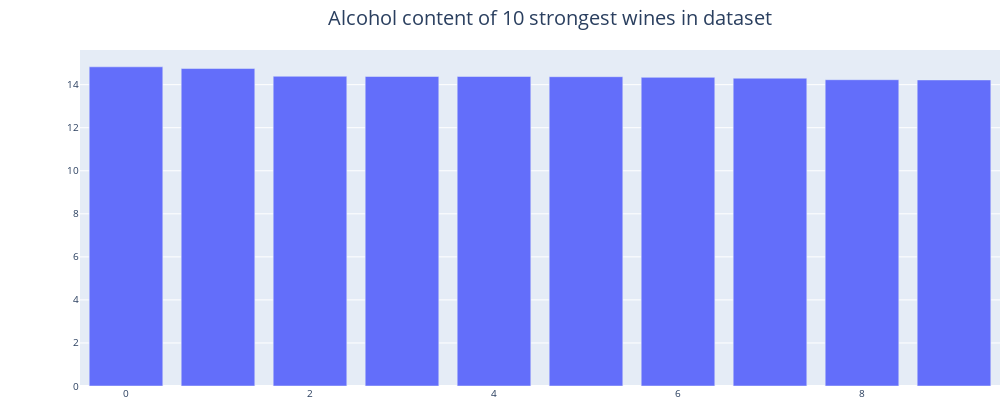

Here is the notebook cell this chart was saved with:
### Markdown cell above
<h3> Simple bar chart with <code>go.Bar</code> </h3>

### Code cell
wine_data = load_wine()
wine_df = pd.DataFrame(wine_data.data, columns=wine_data.feature_names)

wine_df.head()
print("Shape of wine-dataframe: {}".format(wine_df.shape))

wine_fig = go.Figure()

_ = wine_fig.add_trace(
    go.Bar(
        y = wine_df.sort_values(by='alcohol', ascending=False).iloc[:10]['alcohol'],
    )
)

wine_layout = go.Layout(
    width=1000, height=400,
    font=dict(size=10),
    title=dict(text='Alcohol content of 10 strongest wines in dataset', x=0.55,
               font=dict(size=20)
              ),
    margin=go.layout.Margin(l=80, r=0, b=0, t=50,),
)

_ = wine_fig.update_layout(wine_layout)

wine_fig.show()

### Figure 1 — Plotly figure (JSON) as saved in the notebook; plotly's stock layout.template omitted (floating-point values rounded to 4 significant figures)
{"data": [{"type": "bar", "y": [14.83, 14.75, 14.39, 14.38, 14.38, 14.37, 14.34, 14.3, 14.23, 14.22]}], "layout": {"font": {"size": 10}, "height": 400, "margin": {"b": 0, "l": 80, "r": 0, "t": 50}, "title": {"font": {"size": 20}, "text": "Alcohol content of 10 strongest wines in dataset", "x": 0.55}, "width": 1000, "xaxis": {"autorange": true, "range": [-0.5, 9.5]}, "yaxis": {"autorange": true, "range": [0, 15.61], "type": "linear"}}}
